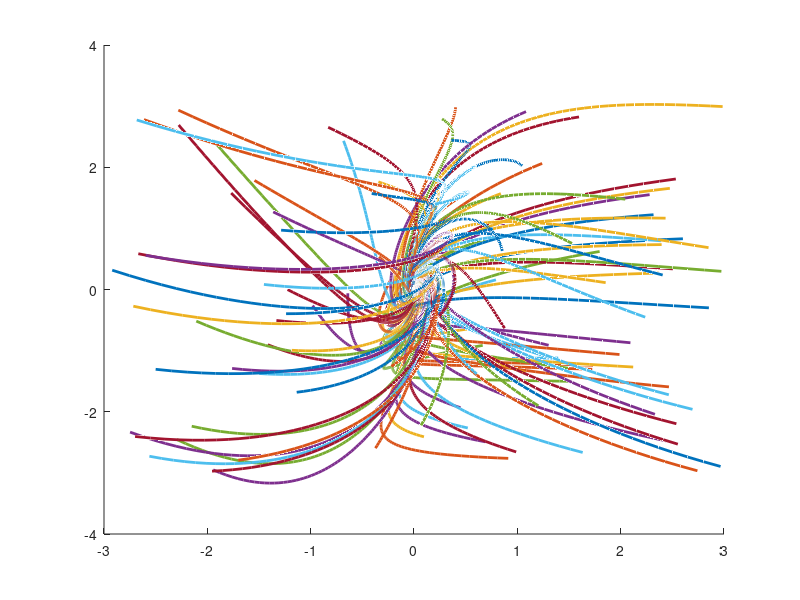

Write the MATLAB code that produced this figure. (Note: this script raises an error after producing the figure.)
clc
clear
close all

rng(1)

control_on = 1;

sigma  = 10;
rho    = 28;
beta_L = 8/3;

N = 1000;

d = 1e-5;

Xmat = 3 * (-1 + 2 * rand(3, N));

tau   = 1e-4;
tspan = 1;
T     = tspan / tau;

States = zeros(T + 1, 3 * N);
States(1, :) = Xmat(:).';

for i = 1:T

    X1 = Xmat(1, :);  X2 = Xmat(2, :);  X3 = Xmat(3, :);

    u1 = -4.3235*X1.^2 + 12.7482*X1.*X2 - 3.3942*X1.*X3 - 3.5729*X2.^2 ...
         + 1.9325*X2.*X3 + 4.4843*X3.^2 - 552.0742*X1 + 33.4933*X2 ...
         + 138.1536*X3;
    u2 = -38.2107*X1.^2 + 15.2541*X1.*X2 - 3.8777*X1.*X3 - 0.68325*X2.^2 ...
         + 5.0418*X2.*X3 - 13.4643*X3.^2 + 160.3163*X1 - 165.9182*X2 ...
         + 145.0549*X3;
    u3 = 9.5672*X1.^2 + 2.8845*X1.*X2 - 19.0905*X1.*X3 - 6.0917*X2.^2 ...
         + 13.9545*X2.*X3 + 2.4699*X3.^2 - 254.5404*X1 - 140.8946*X2 ...
         - 181.1664*X3;

    f = [ -sigma*X1 + sigma*X2;
           rho*X1 - X2 - X1.*X3;
          -beta_L*X3 + X1.*X2 ];

    coupling = -d * (sum(Xmat, 2) - Xmat);

    Xmat = Xmat + tau * (f + control_on * [u1; u2; u3] + coupling);

    States(i + 1, :) = Xmat(:).';

end

num_plots = 120;

figure
hold on;

random_subs = randperm(N, num_plots);

for i = 1:num_plots
    sub_idx = random_subs(i);
    plot3(States(:, 3*sub_idx - 2), States(:, 3*sub_idx - 1), ...
          States(:, 3*sub_idx), 'LineWidth', 2, 'LineStyle', '-');
end

S_i = @(x1, x2, x3) 4.6885.*x1.^2 - 1.2132.*x1.*x2 - 0.4946.*x1.*x3 ...
                  + 1.4175.*x2.^2 + 0.37465.*x2.*x3 + 1.5099.*x3.^2;

eta_i = 98.2169;
mu_i  = 100.6141;

g_range = linspace(-20, 20, 400);
[g1, g2, g3] = meshgrid(g_range, g_range, g_range);

V_eta = S_i(g1, g2, g3) - eta_i;
V_mu  = S_i(g1, g2, g3) - mu_i;

s1 = isosurface(g1, g2, g3, V_eta, 0);
p1 = patch(s1);
isonormals(g1, g2, g3, V_eta, p1);
set(p1, 'FaceColor', 'green', 'EdgeColor', 'none', 'FaceAlpha', 0.3);

s2 = isosurface(g1, g2, g3, V_mu, 0);
p2 = patch(s2);
isonormals(g1, g2, g3, V_mu, p2);
set(p2, 'FaceColor', 'red', 'EdgeColor', 'none', 'FaceAlpha', 0.3);

X0_bound  = 3 * [-1 1; -1 1; -1 1];
X1_bound1 = [-20 -4; -20 -15;  4  20];
X1_bound2 = [  5 20;  11  20;  4  20];
X1_bound3 = [  5 20;  11  20; -20 -4];

calcVertices = @(b) [b(1,1), b(2,1), b(3,1); ...
                     b(1,2), b(2,1), b(3,1); ...
                     b(1,2), b(2,2), b(3,1); ...
                     b(1,1), b(2,2), b(3,1); ...
                     b(1,1), b(2,1), b(3,2); ...
                     b(1,2), b(2,1), b(3,2); ...
                     b(1,2), b(2,2), b(3,2); ...
                     b(1,1), b(2,2), b(3,2)];

plotFace = @(v, f, c) fill3(v(f, 1), v(f, 2), v(f, 3), c, ...
                            'FaceAlpha', 0.4, 'EdgeColor', 'none');

verts0 = calcVertices(X0_bound);
verts1 = calcVertices(X1_bound1);
verts2 = calcVertices(X1_bound2);
verts3 = calcVertices(X1_bound3);

faces = [1 2 6 5; 2 3 7 6; 3 4 8 7; 4 1 5 8; 1 2 3 4; 5 6 7 8];

for i = 1:size(faces, 1)
    plotFace(verts0, faces(i, :), 'b');
    plotFace(verts1, faces(i, :), 'r');
    plotFace(verts2, faces(i, :), 'r');
    plotFace(verts3, faces(i, :), 'r');
end

xlabel('$x_1$', 'Interpreter', 'latex', 'FontSize', 24, 'FontWeight', 'bold');
ylabel('$x_2$', 'Interpreter', 'latex', 'FontSize', 24, 'FontWeight', 'bold');
zlabel('$x_3$', 'Interpreter', 'latex', 'FontSize', 24, 'FontWeight', 'bold');
axis equal;
grid on;
set(gca, 'TickLabelInterpreter', 'latex', 'FontSize', 28)
set(gca, 'GridLineStyle', ':', 'GridAlpha', 1, 'LineWidth', 1);
box on;
view(3);

xlim([-20 20]);
ylim([-20 20]);
zlim([-20 20]);
